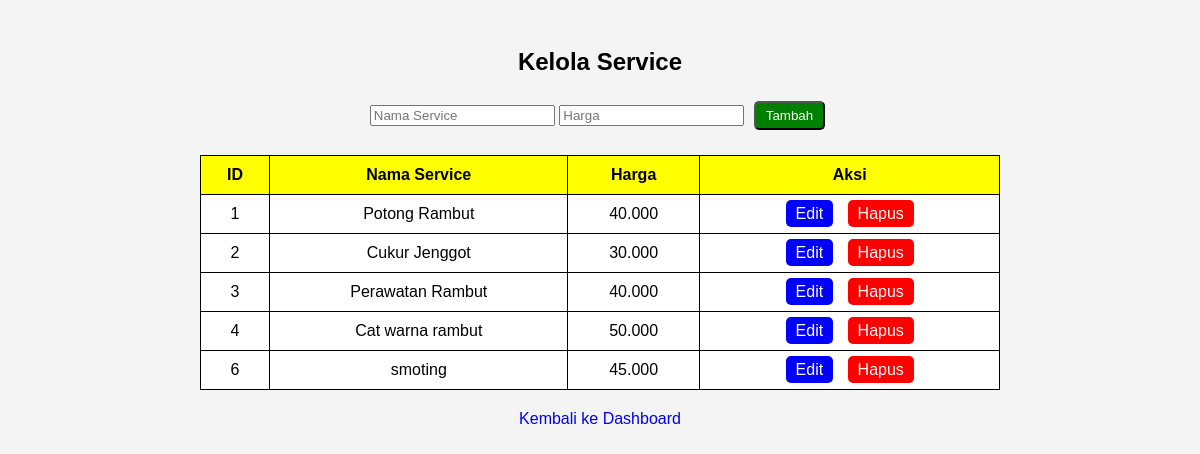
The page /barbershop/kelola_service.php on the database its author committed.
### tables this page shows
CREATE TABLE `services` (
  `id` int(11) NOT NULL,
  `name` varchar(255) NOT NULL,
  `price` int(11) NOT NULL
);

### barbershop/kelola_service.php (the view, shortened to what this page needs)
<?php
include 'koneksi.php';
$query = "SELECT * FROM services";
$result = mysqli_query($conn, $query);
?>
<!DOCTYPE html>
<html lang="id">
<head>
</head>
<body>
    <h2>Kelola Service</h2>
    <form action="" method="POST">
        <input type="text" name="name" placeholder="Nama Service" required>
        <input type="number" name="price" placeholder="Harga" required>
        <button type="submit" name="tambah" class="btn btn-tambah">Tambah</button>
    </form>
    <table>
        <tr>
            <th>ID</th>
            <th>Nama Service</th>
            <th>Harga</th>
            <th>Aksi</th>
        </tr>
        <?php while ($row = mysqli_fetch_assoc($result)) { ?>
            <tr>
                <td><?= $row['id'] ?></td>
                <td><?= $row['name'] ?></td>
                <td><?= number_format($row['price'], 0, ',', '.') ?></td>
                <td>
                    <a href="edit_service.php?id=<?= $row['id'] ?>" class="btn btn-edit">Edit</a>
                    <a href="?hapus=<?= $row['id'] ?>" class="btn btn-hapus" onclick="return confirm('Yakin ingin menghapus?')">Hapus</a>
                </td>
            </tr>
        <?php } ?>
    </table>
    <a href="dashboard.php" class="btn btn-dashboard">Kembali ke Dashboard</a>
</body>
</html>

### barbershop/kelola_service.php (style rules this page uses)
body { font-family: Arial, sans-serif; background-color: #f4f4f4; text-align: center; padding: 20px; }
table { width: 70%; margin: 20px auto; border-collapse: collapse; }
th, td { padding: 10px; border: 1px solid black; background: white; }
th { background: yellow; }
.btn { padding: 5px 10px; margin: 5px; text-decoration: none; border-radius: 5px; }
.btn-tambah { background: green; color: white; }
.btn-edit { background: blue; color: white; }
.btn-hapus { background: red; color: white; }

### rows shown on the page
services: id "1", name "Potong Rambut", price "40.000"
services: id "2", name "Cukur Jenggot", price "30.000"
services: id "3", name "Perawatan Rambut", price "40.000"
services: id "4", name "Cat warna rambut", price "50.000"
services: id "6", name "smoting", price "45.000"
